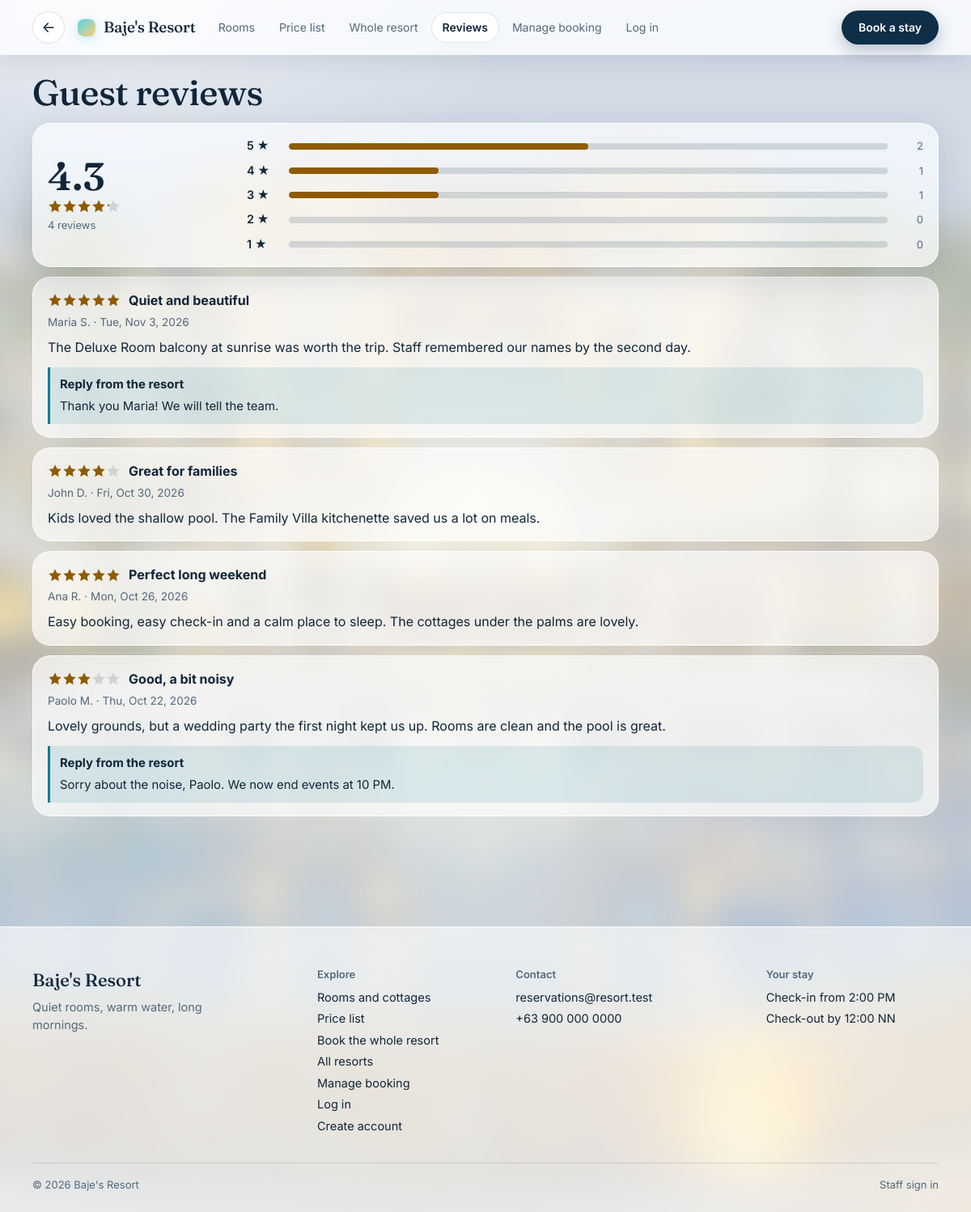
Screenshot of /reviews.php?r=bajes-resort with the database file from the repository.
### tables this page shows
CREATE TABLE resort (
  resort_id       INT AUTO_INCREMENT PRIMARY KEY,
  slug            VARCHAR(40)  NOT NULL,               
  name            VARCHAR(100) NOT NULL,
  tagline         VARCHAR(160) NULL,
  description     TEXT NULL,
  location        VARCHAR(120) NULL,
  theme           VARCHAR(20)  NOT NULL DEFAULT 'ocean',    
  hero_image      VARCHAR(120) NULL,                   
  contact_email   VARCHAR(120) NULL,
  contact_phone   VARCHAR(40)  NULL,
  checkin_time    VARCHAR(20)  NOT NULL DEFAULT '2:00 PM',
  checkout_time   VARCHAR(20)  NOT NULL DEFAULT '12:00 NN',
  free_cancel_days INT NOT NULL DEFAULT 2,
  exclusive_rate  DECIMAL(10,2) NULL,                  
  is_active       TINYINT(1) NOT NULL DEFAULT 1,
  sort_order      INT NOT NULL DEFAULT 0,
  created_at      TIMESTAMP NOT NULL DEFAULT CURRENT_TIMESTAMP,
  CONSTRAINT uk_resort_slug UNIQUE (slug),
  CONSTRAINT ck_resort_rate CHECK (exclusive_rate IS NULL OR exclusive_rate >= 0)
);

CREATE TABLE review (
  review_id      INT AUTO_INCREMENT PRIMARY KEY,
  resort_id      INT NOT NULL,
  reservation_id INT NULL,
  guest_id       INT NULL,
  author         VARCHAR(80) NOT NULL,
  rating         TINYINT NOT NULL,
  title          VARCHAR(100) NULL,
  comment        TEXT NULL,
  status         ENUM('Published','Hidden') NOT NULL DEFAULT 'Published',
  reply          TEXT NULL,
  replied_at     DATETIME NULL,
  created_at     TIMESTAMP NOT NULL DEFAULT CURRENT_TIMESTAMP,
  updated_at     TIMESTAMP NULL DEFAULT NULL,
  CONSTRAINT uk_review_reservation UNIQUE (reservation_id),
  CONSTRAINT ck_review_rating CHECK (rating BETWEEN 1 AND 5),
  CONSTRAINT fk_review_resort FOREIGN KEY (resort_id) REFERENCES resort(resort_id) ON DELETE CASCADE,
  CONSTRAINT fk_review_res FOREIGN KEY (reservation_id) REFERENCES reservation(reservation_id) ON DELETE SET NULL,
  CONSTRAINT fk_review_guest FOREIGN KEY (guest_id) REFERENCES guest(guest_id) ON DELETE SET NULL,
  INDEX idx_review_resort (resort_id, status, created_at)
);

### includes/bootstrap.php (called while the page is built, shortened)
<?php
$config = require __DIR__ . '/../config.php';
$config['platform'] ??= 'Resort Booking';
$config['resort'] = $config['platform'];
$resort = null;
function resort_find(PDO $pdo, string $slug): ?array
{
    $stmt = $pdo->prepare('SELECT * FROM resort WHERE slug = ? AND is_active = 1');
    $stmt->execute([$slug]);
    return $stmt->fetch() ?: null;
}
function resort_apply(array $r): void
{
    global $config, $resort;
    $resort = $r;
    $config['resort']        = $r['name'];
    $config['tagline']       = (string)$r['tagline'];
    $config['checkin_time']  = $r['checkin_time'];
    $config['checkout_time'] = $r['checkout_time'];
    $config['contact_email'] = (string)$r['contact_email'];
    $config['contact_phone'] = (string)$r['contact_phone'];
    $config['free_cancel_days'] = (int)$r['free_cancel_days'];
    $config['mail']['from_name'] = $r['name'];
}
function require_resort(PDO $pdo): array
{
    $slug = (string)($_POST['r'] ?? $_GET['r'] ?? '');
    $r = $slug !== '' ? resort_find($pdo, $slug) : null;
    return $r;
}
function ru(string $url, ?string $slug = null): string
{
    global $resort;
    $slug ??= $resort['slug'] ?? '';
    $frag = '';
    if (($i = strpos($url, '#')) !== false) {
        $frag = substr($url, $i);
        $url  = substr($url, 0, $i);
    }
    return $url . (str_contains($url, '?') ? '&' : '?') . 'r=' . rawurlencode($slug) . $frag;
}
function resort_id(): int
{
    global $resort;
    return (int)($resort['resort_id'] ?? 0);
}
function h(mixed $value): string
{
    return htmlspecialchars((string)($value ?? ''), ENT_QUOTES, 'UTF-8');
}
function fdate(?string $date): string
{
    return $date ? date('D, M j, Y', strtotime($date)) : '';
}
function plural(int $n, string $one, ?string $many = null): string
{
    return $n . ' ' . ($n === 1 ? $one : ($many ?? $one . 's'));
}

### config.php (called while the page is built)
<?php
return [
    'db_host'  => '127.0.0.1',
    'db_port'  => 3306,
    'db_name'  => 'resort_db',
    'db_user'  => 'root',
    'db_pass'  => '',
    'debug'    => false,
    'platform'      => 'Resort Booking',
    'resort'        => "Baje's Resort",
    'tagline'       => 'Quiet rooms, warm water, long mornings.',
    'currency'      => '₱',
    'timezone'      => 'Asia/Manila',
    'checkin_time'  => '2:00 PM',
    'checkout_time' => '12:00 NN',
    'contact_email' => 'reservations@resort.test',
    'contact_phone' => '+63 900 000 0000',
    'mail' => [
        'driver'     => 'smtp',
        'host'       => 'smtp.gmail.com',
        'port'       => 587,
        'encryption' => 'tls',
        'username'   => 'bajeloveleandro@gmail.com',
        'password'   => 'wguh qhvr icie wcsj',
        'from_email' => 'bajeloveleandro@gmail.com',
        'from_name'  => "Baje's Resort",
    ],
    'verify_email' => true,
    'base_url'    => '',
    'force_https' => false,
    'min_nights'          => 1,
    'max_nights'          => 30,
    'max_advance_days'    => 365,
    'max_rooms_per_booking' => 5,
    'max_guests_per_booking' => 20,
    'free_cancel_days'    => 2,
];

### includes/reviews.php (the view, shortened to what this page needs)
<?php
function review_stats(PDO $pdo, int $resortId): array
{
    $stmt = $pdo->prepare("SELECT rating, COUNT(*) FROM review WHERE resort_id = ? AND status = 'Published' GROUP BY rating");
    $stmt->execute([$resortId]);
    $dist = [1 => 0, 2 => 0, 3 => 0, 4 => 0, 5 => 0];
    foreach ($stmt->fetchAll(PDO::FETCH_KEY_PAIR) as $rating => $n) {
        $dist[(int)$rating] = (int)$n;
    }
    $count = array_sum($dist);
    $sum = 0;
    foreach ($dist as $r => $n) {
        $sum += $r * $n;
    }
    return ['count' => $count, 'avg' => $count ? $sum / $count : 0.0, 'dist' => $dist];
}
function stars(float $avg): string
{
    $pct = max(0, min(100, round($avg / 5 * 100)));
    return '<span class="stars" style="--pct:' . $pct . '%" role="img" aria-label="' . h(number_format($avg, 1)) . ' out of 5 stars"></span>';
}
function review_card(array $r): string
{
    $html = '<article class="review"><header><div>' . stars((float)$r['rating'])
          . ($r['title'] ? ' <strong class="rv-title">' . h($r['title']) . '</strong>' : '') . '</div>'
          . '<p class="muted rv-meta">' . h($r['author']) . ' · ' . h(fdate(substr((string)$r['created_at'], 0, 10))) . ($r['reservation_id'] ? ' · Verified stay' : '') . '</p></header>';
    if (trim((string)$r['comment']) !== '') {
        $html .= '<p class="rv-text">' . nl2br(h($r['comment'])) . '</p>';
    }
    if (trim((string)$r['reply']) !== '') {
        $html .= '<div class="rv-reply"><strong>Reply from the resort</strong><p>' . nl2br(h($r['reply'])) . '</p></div>';
    }
    return $html . '</article>';
}

### includes/layout.php (shortened to what this page needs)
<?php
require_once __DIR__ . '/bootstrap.php';
function asset_url(string $file, string $prefix = ''): string
{
    $full = __DIR__ . '/../assets/' . $file;
    return $prefix . 'assets/' . $file . '?v=' . (is_file($full) ? filemtime($full) : time());
}
    ?>
<?php
function site_start(string $title, string $active = '', string $bodyClass = ''): void
{
    global $config, $resort;
    $signedIn = !empty($_SESSION['guest_id']);
    if ($resort) {
        $nav = ['rooms' => [ru('rooms.php'), 'Rooms'], 'pricelist' => [ru('pricelist.php'), 'Price list'], 'stay' => [ru('book.php#exclusive'), 'Whole resort'], 'reviews' => [ru('reviews.php'), 'Reviews'],
                'booking' => [ru('booking.php'), 'Manage booking']];
    } else {
        $nav = ['all' => ['index.php', 'Resorts'], 'booking' => ['booking.php', 'Manage booking']];
    }
    $nav['account'] = $signedIn ? [ru('account.php'), 'My account'] : [ru('login.php'), 'Log in'];
    $brandName = $resort ? $config['resort'] : $config['platform'];
    $brandHref = $resort ? ru('landing.php') : 'index.php';
    ?><!doctype html>
<html lang="en">
<head>
<link rel="stylesheet" href="<?= h(asset_url('style.css')) ?>">
</head>
<body class="site<?= $bodyClass !== '' ? ' ' . h($bodyClass) : '' ?>">
<div class="bg-layer" aria-hidden="true"></div>
<div class="frame">
<header class="top" id="top">
  <div class="bar">
    <?php if ($resort): ?><a class="back-btn" href="index.php" title="Back to all resorts" aria-label="Back to all resorts"><svg viewBox="0 0 24 24" width="20" height="20" fill="none" stroke="currentColor" stroke-width="2" stroke-linecap="round" stroke-linejoin="round" aria-hidden="true"><path d="M19 12H5M11 6l-6 6 6 6"/></svg></a><?php endif; ?>
    <a class="brand" href="<?= h($brandHref) ?>"><?= h($brandName) ?></a>
    <nav id="site-nav" aria-label="Main">
      <?php foreach ($nav as $key => [$href, $label]): ?>
        <a href="<?= h($href) ?>"<?= $key === $active ? ' aria-current="page"' : '' ?>><?= h($label) ?></a>
      <?php endforeach; ?>
    </nav>
    <a class="btn primary push" href="<?= h($resort ? ru('book.php#book') : 'index.php#resorts') ?>"><?= $resort ? 'Book a stay' : 'Find a resort' ?></a>
  </div>
</header>
<main class="wrap" id="content">
<?php flash_render();
}
function site_end(): void
{
    global $config, $resort;
    $tel = preg_replace('/[^0-9+]/', '', (string)($resort ? $config['contact_phone'] : ''));
    ?>
</main>
<footer class="foot">
  <div class="foot-grid">
    <div class="foot-about">
      <strong class="foot-brand"><?= h($resort ? $config['resort'] : $config['platform']) ?></strong>
      <p><?= h($resort ? $config['tagline'] : 'Many resorts, one simple booking system.') ?></p>
    </div>
    <div>
      <h3>Explore</h3>
      <?php if ($resort): ?>
        <a href="<?= h(ru('rooms.php')) ?>">Rooms and cottages</a>
        <a href="<?= h(ru('pricelist.php')) ?>">Price list</a>
        <a href="<?= h(ru('book.php#exclusive')) ?>">Book the whole resort</a>
      <?php endif; ?>
      <a href="index.php">All resorts</a>
      <a href="<?= h(ru('booking.php')) ?>">Manage booking</a>
      <?php if (!empty($_SESSION['guest_id'])): ?><a href="<?= h(ru('account.php')) ?>">My account</a><?php else: ?><a href="<?= h(ru('login.php')) ?>">Log in</a> <a href="<?= h(ru('register.php')) ?>">Create account</a><?php endif; ?>
    </div>
    <?php if ($resort): ?>
    <div>
      <h3>Contact</h3>
      <a href="mailto:<?= h($config['contact_email']) ?>"><?= h($config['contact_email']) ?></a>
      <a href="tel:<?= h($tel) ?>"><?= h($config['contact_phone']) ?></a>
    </div>
    <div>
      <h3>Your stay</h3>
      <p>Check-in from <?= h($config['checkin_time']) ?></p>
      <p>Check-out by <?= h($config['checkout_time']) ?></p>
    </div>
    <?php endif; ?>
  </div>
  <div class="foot-bottom">
    <span>© <?= date('Y') ?> <?= h($resort ? $config['resort'] : $config['platform']) ?></span>
    <a href="admin/">Staff sign in</a>
  </div>
</footer>
</div>
</body>
</html>
<?php
}
    ?><!doctype html>

### reviews.php (shortened to what this page needs)
<?php
require __DIR__ . '/includes/layout.php';
require __DIR__ . '/includes/reviews.php';
require_resort($pdo);
$RID   = resort_id();
$stats = review_stats($pdo, $RID);
$per   = 10;
$page  = max(1, (int)($_GET['page'] ?? 1));
$pages = max(1, (int)ceil($stats['count'] / $per));
$page  = min($page, $pages);
$filter = (string)($_GET['stars'] ?? '');
$filter = ctype_digit($filter) && (int)$filter >= 1 && (int)$filter <= 5 ? (int)$filter : 0;
$total  = $filter ? $stats['dist'][$filter] : $stats['count'];
$pages  = max(1, (int)ceil($total / $per));
$page   = min($page, $pages);
$sql = "SELECT * FROM review WHERE resort_id = ? AND status = 'Published'" . ($filter ? ' AND rating = ' . $filter : '') . ' ORDER BY created_at DESC, review_id DESC LIMIT ' . $per . ' OFFSET ' . (($page - 1) * $per);
$stmt = $pdo->prepare($sql);
$stmt->execute([$RID]);
$reviews = $stmt->fetchAll();
site_start('Guest reviews', 'reviews');
?>
<div class="page-head"><h1>Guest reviews</h1></div>
<?php if ($stats['count'] === 0): ?>
  <p class="empty">No reviews yet. Guests can review their stay after they check out.</p>
<?php else: ?>
<section class="panel rating-summary">
  <div class="rs-score"><span class="rs-num"><?= h(number_format($stats['avg'], 1)) ?></span><?= stars($stats['avg']) ?><span class="muted"><?= h(plural($stats['count'], 'review')) ?></span></div>
  <ul class="rs-bars">
    <?php for ($i = 5; $i >= 1; $i--): $n = $stats['dist'][$i]; $pc = $stats['count'] ? round($n / $stats['count'] * 100) : 0; ?>
      <li>
        <a href="<?= h(ru('reviews.php?stars=' . $i)) ?>" aria-label="<?= $i ?> stars, <?= $n ?> reviews"<?= $filter === $i ? ' aria-current="true"' : '' ?>><?= $i ?> ★</a>
        <span class="rs-track"><i style="width:<?= $pc ?>%"></i></span><span class="muted"><?= $n ?></span>
      </li>
    <?php endfor; ?>
  </ul>
</section>
<div class="review-list">
  <?php foreach ($reviews as $r) { echo review_card($r); } ?>
</div>
<?php endif; ?>
<?php site_end();

### rows the page displays
resort: name "Baje's Resort", tagline "Quiet rooms, warm water, long mornings.", contact_email "reservations@resort.test", contact_phone "+63 900 000 0000", checkin_time "2:00 PM", checkout_time "12:00 NN"
review: $pct 100 (drawn), title "Quiet and beautiful", author "Maria S.", created_at "Tue, Nov 3, 2026", comment "The Deluxe Room balcony at sunrise was worth the trip. Staff remembered our names by the second day.", reply "Thank you Maria! We will tell the team."
review: $pct 80 (drawn), title "Great for families", author "John D.", created_at "Fri, Oct 30, 2026", comment "Kids loved the shallow pool. The Family Villa kitchenette saved us a lot on meals."
review: $pct 100 (drawn), title "Perfect long weekend", author "Ana R.", created_at "Mon, Oct 26, 2026", comment "Easy booking, easy check-in and a calm place to sleep. The cottages under the palms are lovely."
review: $pct 60 (drawn), title "Good, a bit noisy", author "Paolo M.", created_at "Thu, Oct 22, 2026", comment "Lovely grounds, but a wedding party the first night kept us up. Rooms are clean and the pool is great.", reply "Sorry about the noise, Paolo. We now end events at 10 PM."

### other values shown
$label "Rooms"
$label "Price list"
$label "Whole resort"
$label "Reviews"
$label "Manage booking"
$label "Log in"
$stats['avg'] "4.3"
plural($stats['count'], 'review') "4 reviews"
$n "2"
$n "1"
$n "0"
